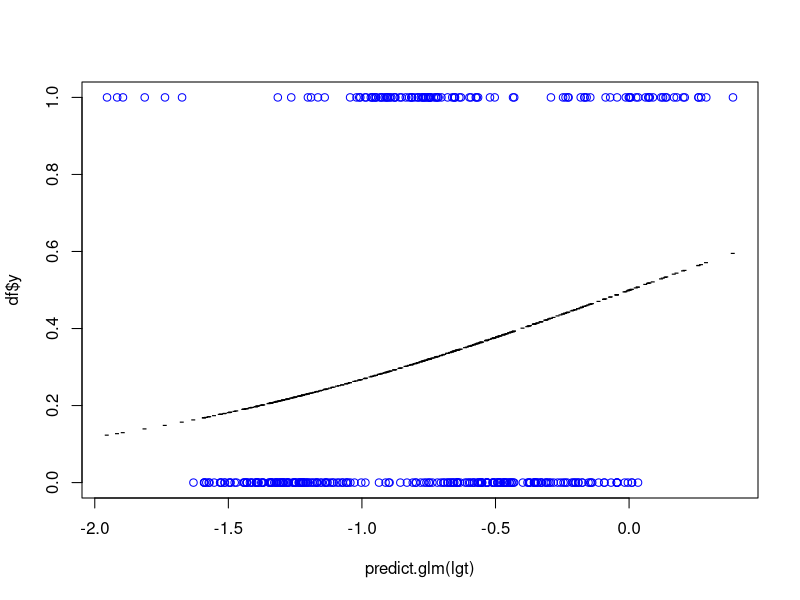
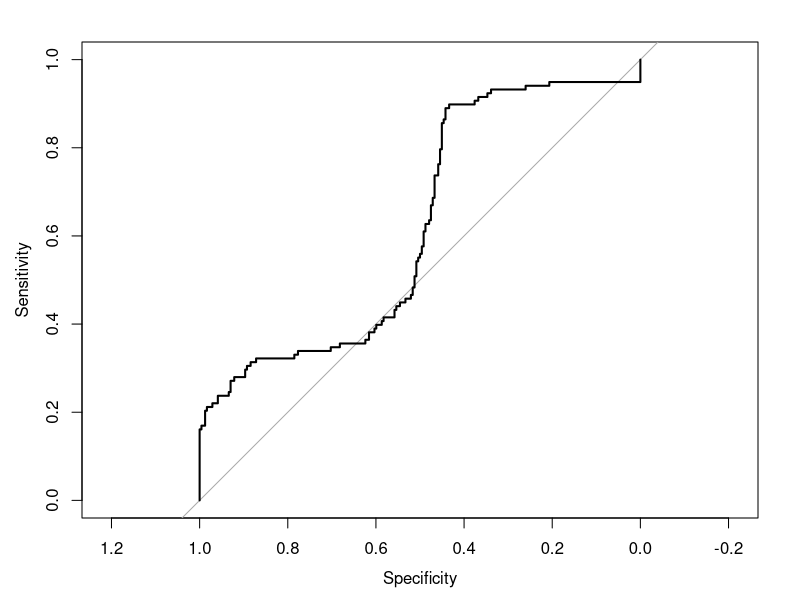
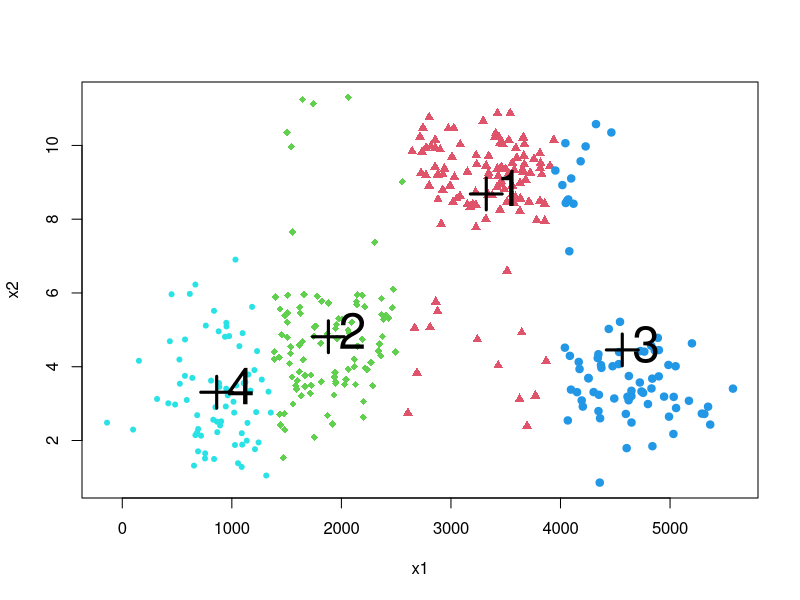
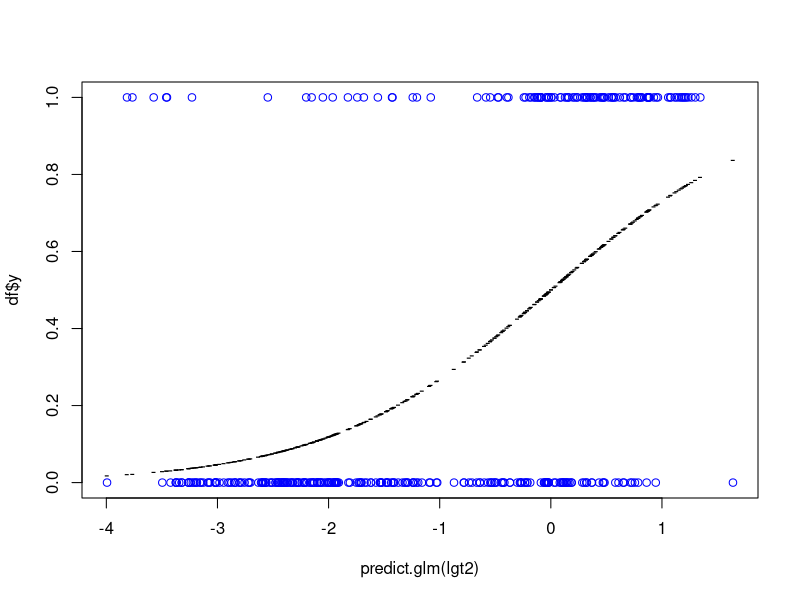
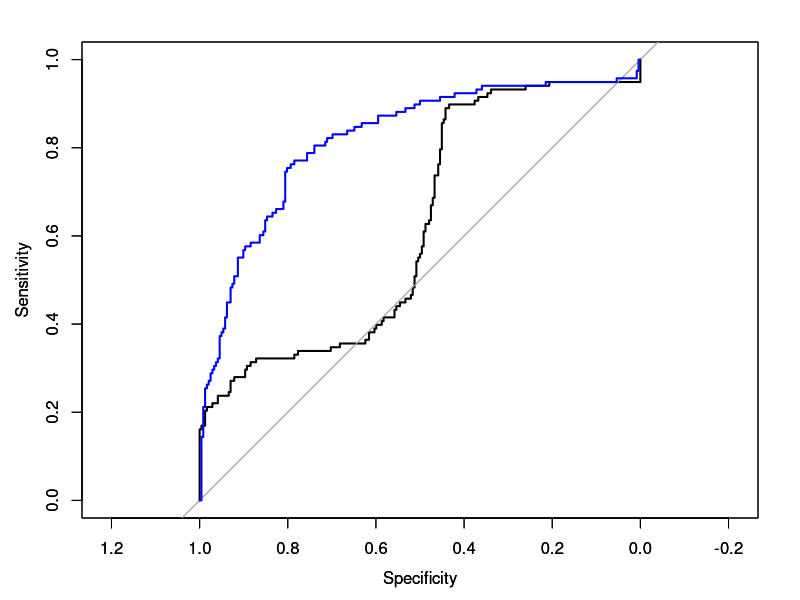

Recreate these plots in R, in order.
setwd(dirname(rstudioapi::getActiveDocumentContext()$path))
# a)
df <- read.csv("1_13.csv", stringsAsFactors=FALSE)

lgt=glm(df$y~df$x1+df$x2, family = "binomial") # стромм логит регрессию от x1 и x2
summary(lgt) # параметры регрессии
fitted(lgt) # расчетные
predict.glm(lgt) # предсказанные

# График наблюдений с вероятностями 
plot(df$y ~ predict.glm(lgt), col = 'blue')
points(fitted(lgt) ~ predict.glm(lgt), pch = '--')

pROC::plot.roc(df$y, fitted(lgt)) # ROC кривая для имеющихся данных, не прогнозов
# б)
df2 <- df[, c("x1", "x2")]
km <- kmeans(df2, 4, nstart=50)
plot(x2~x1, data=df2, col=km$cluster+1, pch=16+km$cluster) # 4 кластера, наблюдаем ровную границу между областями
points(km$centers, pch=3, cex=3, lwd=3)
text(km$centers[,1], km$centers[,2], 1:4, cex=3, pos=4)
df$z <- factor(km$cluster) # вводим новую переменную z в качестве фактора кластеров

# в)

lgt2=glm(df$y~df$x1+df$x2+df$z, family = "binomial") # старая модель + переменная z добавим
summary(lgt2)
fitted(lgt2) # расчетные
predict.glm(lgt2) # предсказанные

plot(df$y ~ predict.glm(lgt2), col = 'blue')
points(fitted(lgt2) ~ predict.glm(lgt2), pch = '--')

pROC::plot.roc(df$y, fitted(lgt))
par(new=TRUE)
pROC::plot.roc(df$y, fitted(lgt2), col="blue") # ROC кривая для 2 модели лучше, визуально площадь значительно больше, прогноз точнее 

# г)

summary(lgt2)

# д)
table(df$y, fitted(lgt2) > 0.5)
